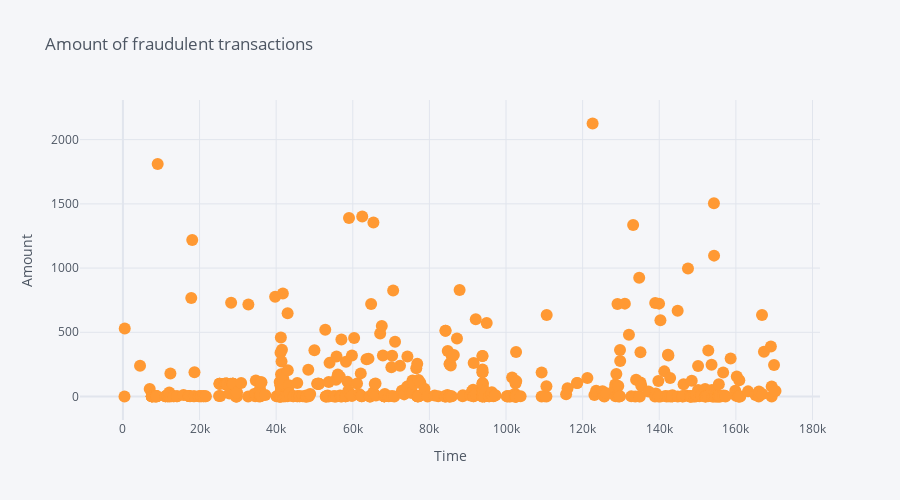

Notebook source saved alongside this figure:
### Code cell
cls1.iplot(kind='scatter', x='Time', y='Amount', mode='markers', title='Amount of fraudulent transactions',\
          xTitle='Time', yTitle='Amount',layout_update={'width': 900, 'height': 500})

### Figure 1 — Plotly figure (JSON) as saved in the notebook; plotly's stock layout.template omitted (floating-point values rounded to 4 significant figures; data arrays with more than 128 entries replaced by an {"elided": "..."} marker saying what was removed)
{"data": [{"line": {"color": "rgba(255, 153, 51, 1.0)", "dash": "solid", "shape": "linear", "width": 1.3}, "marker": {"size": 12, "symbol": "circle"}, "mode": "markers", "name": "Amount", "text": "", "type": "scatter", "x": {"elided": "492 int values"}, "y": {"elided": "492 float values"}}], "layout": {"height": 500, "legend": {"bgcolor": "#F5F6F9", "font": {"color": "#4D5663"}}, "paper_bgcolor": "#F5F6F9", "plot_bgcolor": "#F5F6F9", "title": {"font": {"color": "#4D5663"}, "text": "Amount of fraudulent transactions"}, "width": 900, "xaxis": {"gridcolor": "#E1E5ED", "showgrid": true, "tickfont": {"color": "#4D5663"}, "title": {"font": {"color": "#4D5663"}, "text": "Time"}, "zerolinecolor": "#E1E5ED"}, "yaxis": {"gridcolor": "#E1E5ED", "showgrid": true, "tickfont": {"color": "#4D5663"}, "title": {"font": {"color": "#4D5663"}, "text": "Amount"}, "zerolinecolor": "#E1E5ED"}}}
